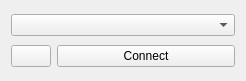
         <widget class="QWidget" name="page">
          <property name="geometry">
           <rect>
            <x>0</x>
            <y>0</y>
            <width>246</width>
            <height>81</height>
           </rect>
          </property>
          <attribute name="label">
           <string>Serial Connection</string>
          </attribute>
          <layout class="QGridLayout" name="gridLayout_49">
           <item row="0" column="0" colspan="2">
            <widget class="QComboBox" name="serialCombobox">
             <property name="sizePolicy">
              <sizepolicy hsizetype="MinimumExpanding" vsizetype="Fixed">
               <horstretch>0</horstretch>
               <verstretch>0</verstretch>
              </sizepolicy>
             </property>
            </widget>
           </item>
           <item row="1" column="0">
            <widget class="QPushButton" name="refreshButton">
             <property name="sizePolicy">
              <sizepolicy hsizetype="Fixed" vsizetype="Fixed">
               <horstretch>0</horstretch>
               <verstretch>0</verstretch>
              </sizepolicy>
             </property>
             <property name="text">
              <string/>
             </property>
             <property name="icon">
              <iconset resource="resources.qrc">
               <normaloff>:/res/refresh.png</normaloff>:/res/refresh.png</iconset>
             </property>
            </widget>
           </item>
           <item row="1" column="1">
            <widget class="QPushButton" name="serialConnectButton">
             <property name="text">
              <string>Connect</string>
             </property>
            </widget>
           </item>
          </layout>
         </widget>
